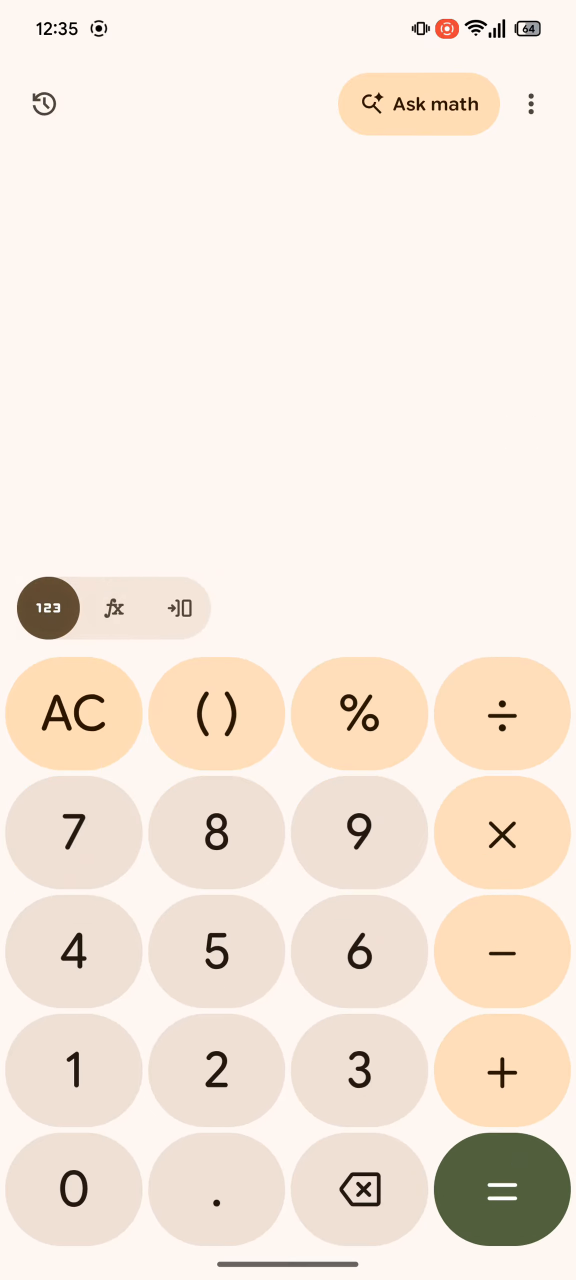
#> input picture docs/ui-comparison/google/g1-calculator.png, 1152 x 2560 px (shown at 1/2 size)
$ python build_sheets.py
#> lines starting #> are read from the running program, lines starting #| are printed output that depends on the picture
"""Compose the side-by-side comparison sheets from google/ and ours/.

Usage: python3 docs/ui-comparison/build_sheets.py   (writes 01/02/03-*.png, needs Pillow)

Left of each pair is a Google Calculator v10 frame lifted from the video, right is the
reconstruction written by render_ours.py from this repository's resources. The panels are
scaled to a common height so the two sides can be read against each other.
"""
import os

from PIL import Image, ImageDraw, ImageFont

HERE = os.path.dirname(os.path.abspath(__file__))
GOOGLE = os.path.join(HERE, 'google')
OURS = os.path.join(HERE, 'ours')

FONT_REG = '/usr/share/fonts/truetype/dejavu/DejaVuSans.ttf'
FONT_BOLD = '/usr/share/fonts/truetype/dejavu/DejaVuSans-Bold.ttf'

PANEL_H = 1120          # phone height on the sheet
GAP = 26                # between panels
MARGIN = 22
HEADER_H = 96
CAPTION_H = 34

BG = '#FFFFFF'
INK = '#1F1B16'
MUTED = '#6B6157'
ACCENT = '#715B3E'


def font(size, bold=False):
    return ImageFont.truetype(FONT_BOLD if bold else FONT_REG, size)


def load(path):
    im = Image.open(path).convert('RGB')
#> im is the input picture: PIL image 1152x2560 RGB; mean R, G, B 244.7, 232.8, 221.5
    w = int(round(im.width * PANEL_H / im.height))
#> w = 504
    return im.resize((w, PANEL_H), Image.LANCZOS)
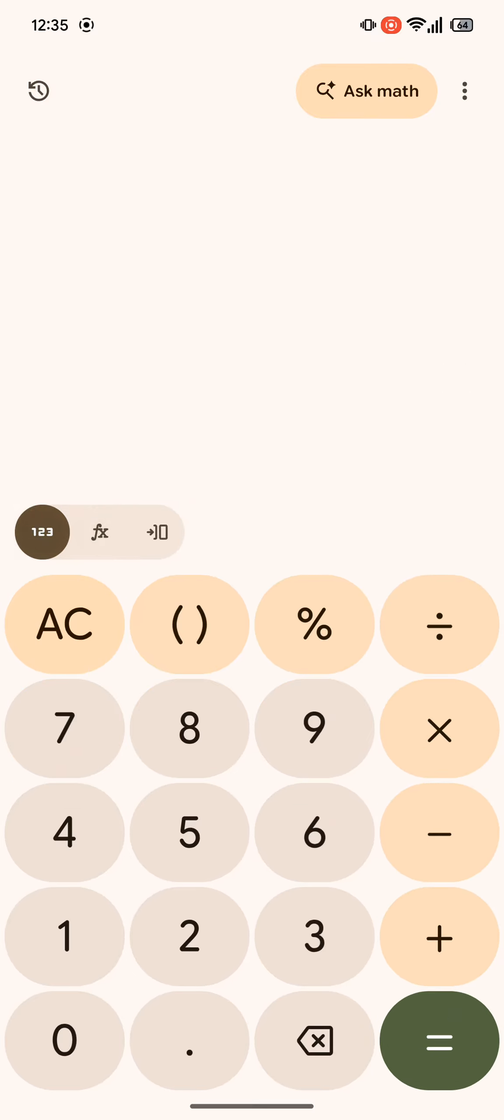
#> returned value: PIL image 504x1120 RGB; mean R, G, B 244.7, 232.8, 221.5


def build(out_name, title, subtitle, pairs):
    panels = []
    for g, o, cap_l, cap_r in pairs:
        panels.append((load(os.path.join(GOOGLE, g)), cap_l))
        panels.append((load(os.path.join(OURS, o)), cap_r))
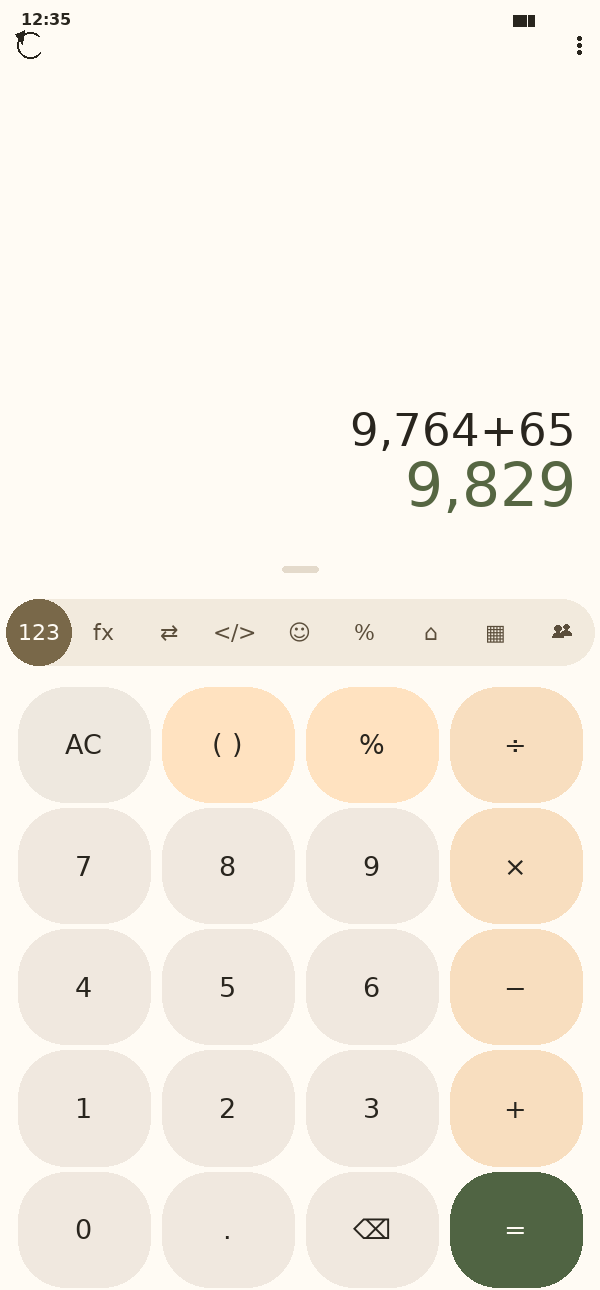
#> input picture docs/ui-comparison/ours/o1-calculator.png, 600 x 1290 px
#> in load, im is the input picture: PIL image 600x1290 RGB; mean R, G, B 244.9, 237.9, 226.9
#> pass 2 of the loop in build, `for g, o, cap_l, cap_r in pairs:`:
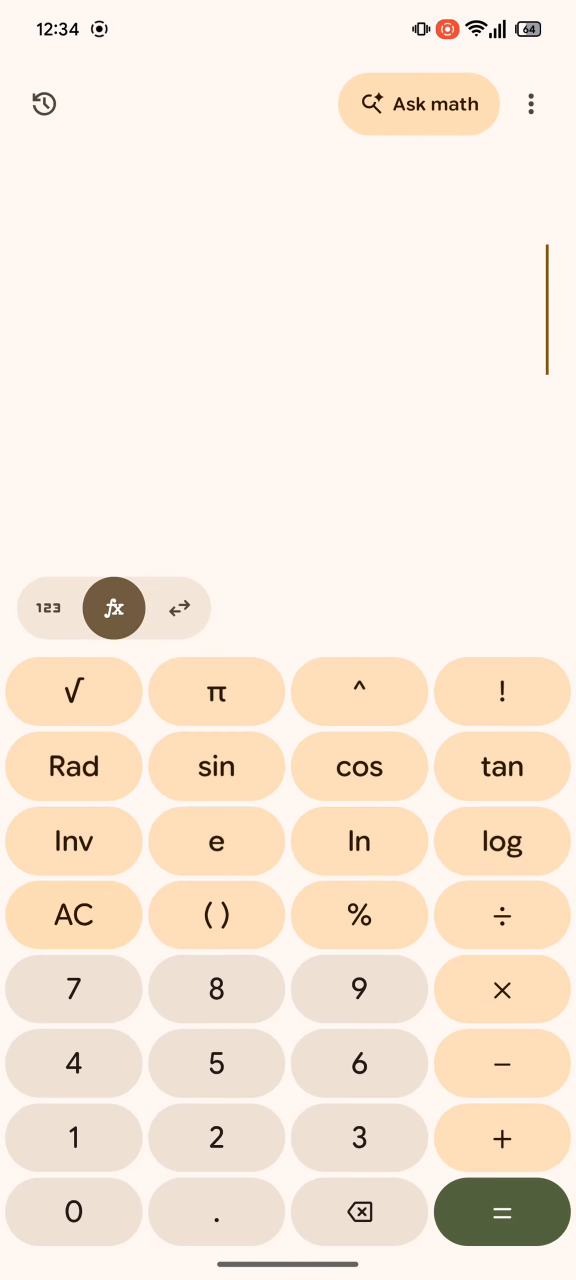
#> input picture docs/ui-comparison/google/g2-scientific.png, 1152 x 2560 px (shown at 1/2 size)
#> in load, im is the input picture: PIL image 1152x2560 RGB; mean R, G, B 247.3, 233.3, 219.8
#> in load (call 3), `return im.resize((w, PANEL_H), Image.LANCZOS)`:
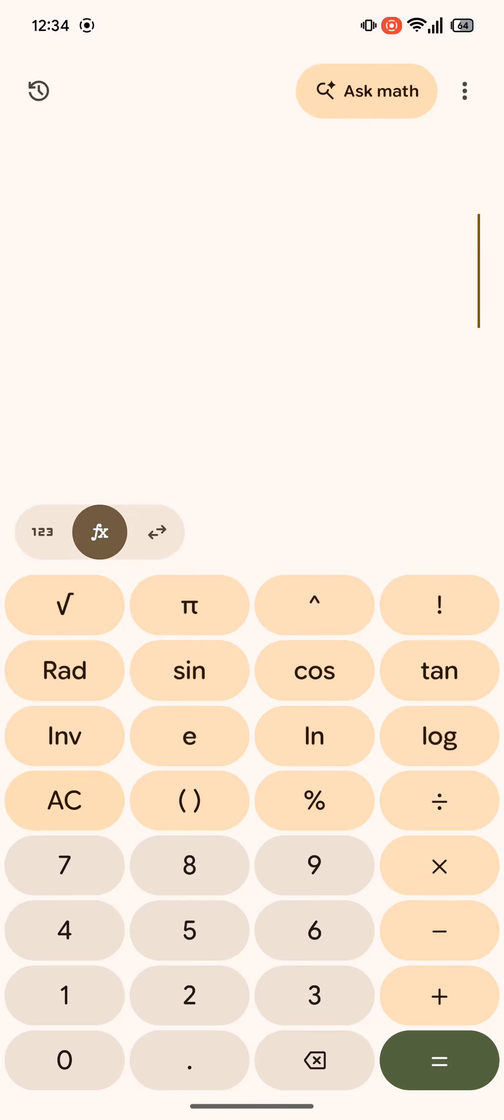
#> returned value: PIL image 504x1120 RGB; mean R, G, B 247.3, 233.3, 219.8
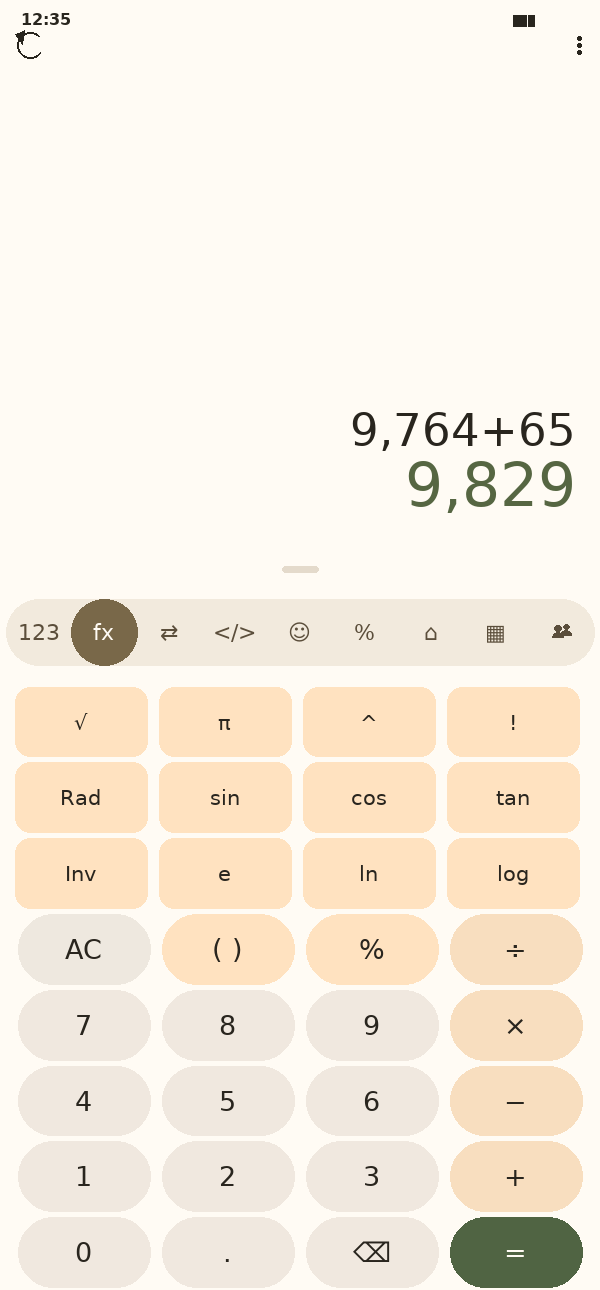
#> input picture docs/ui-comparison/ours/o2-scientific.png, 600 x 1290 px
#> in load, im is the input picture: PIL image 600x1290 RGB; mean R, G, B 247.2, 237.7, 224.3

    width = MARGIN * 2 + sum(p.width for p, _ in panels) + GAP * (len(panels) - 1)
#> width = 2172
    height = HEADER_H + CAPTION_H + PANEL_H + MARGIN
    sheet = Image.new('RGB', (width, height), BG)
#> sheet: PIL image 2172x1272 RGB; every value is 255
    d = ImageDraw.Draw(sheet)

    d.text((MARGIN, 18), title, font=font(24, True), fill=INK)
    d.text((MARGIN, 52), subtitle, font=font(14), fill=MUTED)

    x = MARGIN
    for i, (im, caption) in enumerate(panels):
        google = i % 2 == 0
        d.text((x, HEADER_H), caption, font=font(14, True),
               fill=MUTED if google else ACCENT)
        sheet.paste(im, (x, HEADER_H + CAPTION_H))
        if i % 2 == 1:
            d.rectangle([x - GAP // 2, HEADER_H, x - GAP // 2 + 1, height - MARGIN],
                        fill='#E3D8CB')
        x += im.width + GAP
#> this loop made 4 passes
#> (caption, google, x) on passes 1 to 4: ('GOOGLE · keypad + mode strip', True, 552), ('GKUI · keypad + mode strip', False, 1099), ('GOOGLE · scientific pad', True, 1629), ('GKUI · scientific pad (fx)', False, 2176)
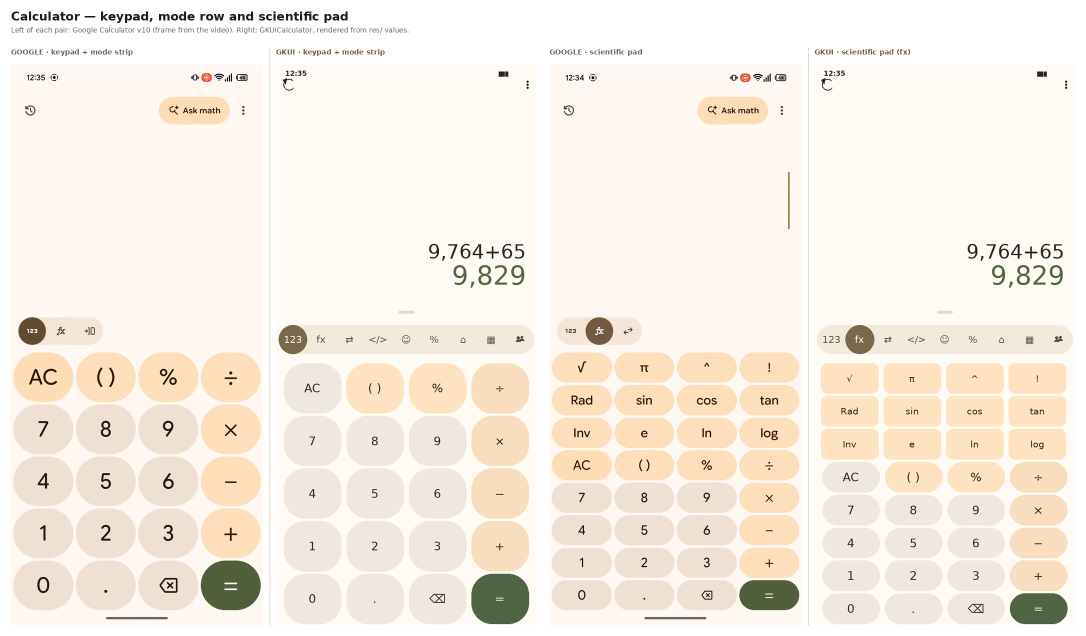
#> sheet: PIL image 2172x1272 RGB (shown at 1/2 size); mean R, G, B 246.8, 238, 227.7
#> after the loop, x = 2176
    sheet.save(os.path.join(HERE, out_name))
    print('wrote', out_name, sheet.size)
#| wrote 01-calculator.png (2172, 1272)


def main():
    build('01-calculator.png',
          'Calculator — keypad, mode row and scientific pad',
          'Left of each pair: Google Calculator v10 (frame from the video). '
          'Right: GKUICalculator, rendered from res/ values.',
          [('g1-calculator.png', 'o1-calculator.png',
            'GOOGLE · keypad + mode strip', 'GKUI · keypad + mode strip'),
           ('g2-scientific.png', 'o2-scientific.png',
            'GOOGLE · scientific pad', 'GKUI · scientific pad (fx)')])

    build('02-unit-conversion.png',
          'Unit conversion — rows, categories and the unit picker',
          'The display shrinks in both apps; the mode strip and key block stay where they are.',
          [('g3-unit-conversion.png', 'o3-unit-conversion.png',
            'GOOGLE · Temperature conversion', 'GKUI · Temperature conversion'),
           ('g4-unit-picker.png', 'o4-unit-picker.png',
            'GOOGLE · unit list', 'GKUI · unit picker')])

    build('03-history-and-more.png',
          'History and the overflow surface',
          'Google keeps history on the calculator surface and in the overflow menu; GKUI has a '
          'dedicated history screen plus the tool overlay.',
          [('g5-history.png', 'o5-history.png',
            'GOOGLE · history', 'GKUI · history screen'),
           ('g5-more-menu.png', 'o6-more-menu.png',
            'GOOGLE · overflow menu', 'GKUI · tool overlay')])


if __name__ == '__main__':
#> (the run stopped early here; a loop or call above may not have finished)
